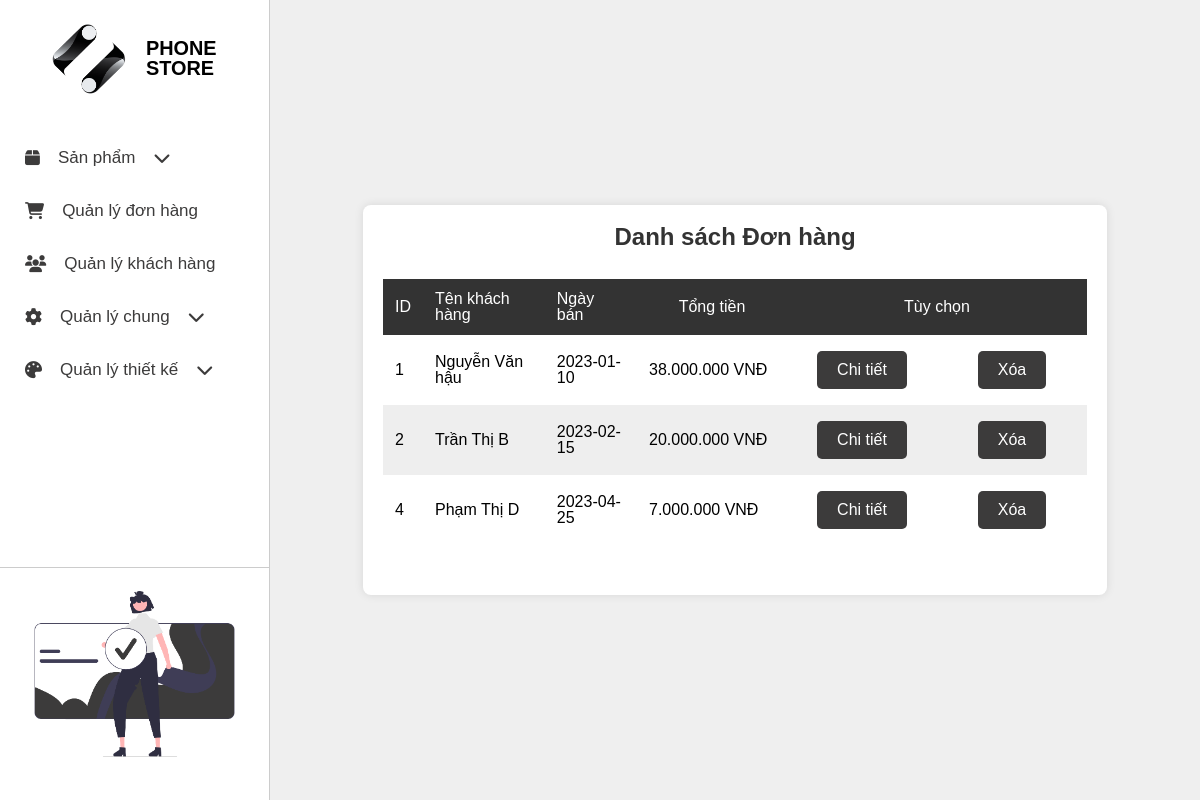
Screenshot of /app/views/admin/index.php?page=qldonhang with the database file from the repository.
### tables this page shows
CREATE TABLE `tbl_logo` (
  `id_logo` int(11) NOT NULL,
  `img_path` varchar(100) NOT NULL
);

CREATE TABLE `tbl_hoadon` (
  `id_hd` int(10) NOT NULL,
  `id_kh` int(10) NOT NULL,
  `ngay_ban` date NOT NULL,
  `tongtien` float NOT NULL
);

CREATE TABLE `tbl_khachhang` (
  `id_kh` int(10) NOT NULL,
  `user` varchar(100) NOT NULL,
  `password` varchar(100) NOT NULL,
  `hoten` varchar(100) NOT NULL,
  `diachi` varchar(100) NOT NULL,
  `sdt` varchar(15) NOT NULL
);

### app/controllers/Admin/logoController/hienthi_logo_controller.php (called while the page is built)
<?php
  include_once($_SERVER['DOCUMENT_ROOT'] . '/BTL_web/app/models/logo.php');
  $logo = new data_logo();
  $result = $logo->hienthi_logo();
?>

### app/models/logo.php (called while the page is built, shortened)
<?php
include_once($_SERVER['DOCUMENT_ROOT'] . '/BTL_web/config/dbconnect.php');
class data_logo{
    public function hienthi_logo(){
        global $conn;
        $sql = "SELECT * FROM tbl_logo";
        $result = mysqli_query($conn, $sql);
        return $result;
    }
}
?>

### app/controllers/Admin/donhangController/hienthi_donhang_controller.php (called while the page is built)
<?php
  include_once($_SERVER['DOCUMENT_ROOT'] . '/BTL_web/app/models/donhang.php');
  $donhang = new data_donhang();
  $result = $donhang->hienthi_donhang();
?>

### app/models/donhang.php (called while the page is built, shortened)
<?php
  include_once($_SERVER['DOCUMENT_ROOT'] . '/BTL_web/config/dbconnect.php');
  class data_donhang
  {
    public function hienthi_donhang(){
      global $conn;
      $sql = "SELECT hd.id_hd, kh.hoten, hd.ngay_ban, hd.tongtien
              FROM tbl_khachhang kh
              JOIN tbl_hoadon hd ON kh.id_kh = hd.id_kh
              JOIN tbl_chitiethoadon cthd ON hd.id_hd = cthd.id_hd
              JOIN tbl_sanpham sp ON cthd.id_sp = sp.id_sp";
      $result = mysqli_query($conn, $sql);
      return $result;
    }
    }
?>

### app/views/admin/donhang/view_list_donhang.php (the view)
<?php
  include_once($_SERVER['DOCUMENT_ROOT'] . '/BTL_web/app/controllers/Admin/donhangController/hienthi_donhang_controller.php');
  global $result;
?>
<link rel="stylesheet" href="/BTL_web/app/views/admin/donhang/view_list_donhang1.css">
<div class="container">
  <h2>Danh sách Đơn hàng</h2>
  <div class="table-container">
    <table>
      <thead>
          <td>ID</td>
          <td>Tên khách hàng</td>
          <td>Ngày bán</td>
          <td>Tổng tiền</td>
          <td colspan="2" style="text-align: center;">Tùy chọn</td>
      </thead>
      <tbody>
        <?php
          while($row = mysqli_fetch_assoc($result)){
            echo "<tr>";
            echo "  <td>{$row['id_hd']}</td>";
            echo "  <td>{$row['hoten']}</td>";
            echo "  <td>{$row['ngay_ban']}</td>";
            $tongtien_dinh_dang = number_format($row['tongtien'], 0, '.', '.') . " VNĐ";
            echo "  <td>{$tongtien_dinh_dang}</td>";
            echo "  <td><a href='./?page=chitiet_donhang&id_hd={$row['id_hd']}'><button type='button'>Chi tiết</button></a></td>";
            echo "  <td><a href='/BTL_web/app/controllers/Admin/donhangController/xoa_donhang_controller.php?id_hd={$row['id_hd']}'><button type='button'>Xóa</button></a></td>";
            echo "</tr>";
          }
        ?>
      </tbody>
    </table>
  </div>
</div>

### app/views/admin/index.php (shortened to what this page needs)
<?php
    include_once($_SERVER['DOCUMENT_ROOT'] . '/BTL_web/app/controllers/Admin/logoController/hienthi_logo_controller.php');
    $row_logo = mysqli_fetch_assoc($result);
?>
<!DOCTYPE html>
<html lang="en">
<head>
    <link rel="stylesheet" href="https://cdnjs.cloudflare.com/ajax/libs/font-awesome/6.6.0/css/all.min.css" />
    <link rel="stylesheet" href="./index.css">
</head>
<body>
    <div class="sidebar">
        <div class = "div_logo">
            <a href="./" class="logo">
                <img src="<?php echo $row_logo['img_path']; ?>" width="100px" alt="Logo">
                <h3>PHONE STORE</h3>
            </a>
        </div>
        <ul>
            <li class="menu">
                <a href="">
                    <i class="fas fa-box"></i> <span>Sản phẩm</span>
                    <i class="fas fa-chevron-down dropdown-icon"></i>
                </a>
            </li>
            <li >
                <a href="?page=qldonhang">
                    <i class="fas fa-shopping-cart"></i> <span>Quản lý đơn hàng</span>
                </a>
            </li>
            <li>
                <a href="?page=qlkhachhang">
                    <i class="fas fa-users"></i> <span>Quản lý khách hàng</span>
                </a>
            </li>
            <li class="menu">
                <a href="#">
                    <i class="fa-solid fa-gear"></i> <span>Quản lý chung</span>
                    <i class="fas fa-chevron-down dropdown-icon"></i>
                </a>
            </li>
            <li class="menu">
                <a href="#">
                    <i class="fas fa-palette"></i> <span>Quản lý thiết kế</span>
                    <i class="fas fa-chevron-down dropdown-icon"></i>
                </a>
            </li>
        </ul>
        <div class="div_img">
            <img src="/BTL_web/public/imgs/admin_div_sidebar.png" alt="">
        </div>
    </div>
    <div class="main">
        <?php
            if(isset($_GET['page']) && $_GET['page'] == 'qlsanpham') {
                include("./sanpham/view_list_sanpham.php");
            }
            else if(isset($_GET['page']) && $_GET['page'] == 'them_sanpham') {
                include("./sanpham/view_them_sanpham.php");
            }
            else if(isset($_GET['page']) && $_GET['page'] == 'sua_sanpham') {
                include("./sanpham/view_sua_sanpham.php");
            }
            else if(isset($_GET['page']) && $_GET['page'] == 'them_hang') {
                include("./hang/view_them_hang.php");
            }
            else if(isset($_GET['page']) && $_GET['page'] == 'sua_hang') {
                include("./hang/view_sua_hang.php");
            }
            else if(isset($_GET['page']) && $_GET['page'] == 'qlhang') {
                include("./hang/view_list_hang.php");
            }
            else if(isset($_GET['page']) && $_GET['page'] == 'qldonhang') {
                include("./donhang/view_list_donhang.php");
            }
        ?>
    </div>
</body>
</html>

### app/views/admin/index.css (style rules this page uses)
*, *:before, *:after { box-sizing: border-box; }
* { margin: 0; padding: 0; font-family: sans-serif; }
img, picture, svg, video { display: block; max-width: 100%; }
button { cursor: pointer; background-color: transparent; outline: none; border: 0; }
body { min-height: 100vh; font-weight: 400; font-size: 16px; line-height: 1; }
a { text-decoration: none; color: inherit; }
body { display: grid; grid: "sidebar body" 1fr / 270px 1fr; }
.sidebar { background-color: #fff; font-size: 17px; display: flex; flex-direction: column; border-right: 1px solid #ccc; }
.div_logo { display: flex; justify-content: center; align-items: center; padding: 12px; margin-bottom: 25px; margin-top: 12px; }
.div_logo a { display: flex; justify-content: center; align-items: center; gap: 20px; }
.logo { width: 30%; height: 30%; display: block; }
.sidebar ul { list-style-type: none; padding: 0; margin: 0; }
.sidebar li { padding: 18px 25px; transition: all 0.3s ease; cursor: pointer; color: #3c3b3b; }
.sidebar li a { display:flex; align-items:center; justify-content:start; gap:18px; }
.sidebar li.menu { position: relative; }
.div_img { margin-top: auto; margin-bottom: 20px; border-top: 1px solid #ccc; }
.main { background-color: #efefef; display: flex; justify-content: center; align-items: center; }

### app/views/admin/donhang/view_list_donhang1.css (style rules this page uses)
.container { width: 80%; margin: 50px auto; background-color: #fff; padding: 20px; border-radius: 8px; box-shadow: 0 0 10px rgba(0, 0, 0, 0.1); }
.container h2 { text-align: center; margin-bottom: 20px; color: #333; }
.container table { width: 100%; border-collapse: collapse; }
.container .table-container { max-height: 60vh; overflow-y: scroll; margin: 30px 0; }
.container thead { color: #fff; background-color: #333; position: sticky; top: 0; }
.container tr { height: 40px; }
.container th, .container td { padding: 12px; text-align: left; }
.container tr:nth-child(even) { background-color: #EEEEEE; }
.container a { color: #007bff; text-decoration: none; }
.container button { color: #fff; padding: 10px 20px; text-align: center; text-decoration: none; display: inline-block; font-size: 16px; margin: 4px 2px; cursor: pointer; border-radius: 5px; background-color: #3c3b3b; border: none; transition: all 0.3s ease; }
.container table td:nth-last-child(-n+2) { text-align: center; width: 150px; }

### rows the page displays
tbl_logo: img_path (picture)
tbl_hoadon: id_hd "1", id_kh.hoten "Nguyễn Văn hậu", ngay_ban "2023-01-10", tongtien "38.000.000 VNĐ"
tbl_hoadon: id_hd "2", id_kh.hoten "Trần Thị B", ngay_ban "2023-02-15", tongtien "20.000.000 VNĐ"
tbl_hoadon: id_hd "4", id_kh.hoten "Phạm Thị D", ngay_ban "2023-04-25", tongtien "7.000.000 VNĐ"
